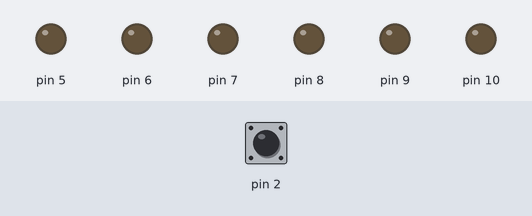
Recording of a sketch running on a simulated Arduino Uno, built with avr-gcc and run on an emulated ATmega328P. On the bench: output pins drawn as LEDs (lit = HIGH). Inputs (shaded band) come from the test bench; at power-on: pin 2 HIGH. Random numbers use the default seed unless the sketch sets one.

Above: at 1.2 s.
1.3 s: pin 2 pulled LOW for 0.15 s
At 2.4 s:
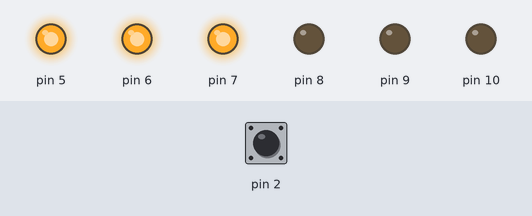
2.9 s: pin 2 pulled LOW for 1 s
At 3.6 s:
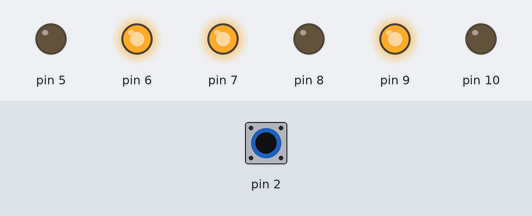
5.4 s: pin 2 pulled LOW for 0.15 s
At 6.6 s:
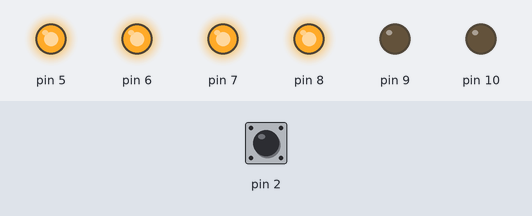
7.0 s: pin 2 pulled LOW for 3.2 s
At 8.0 s:
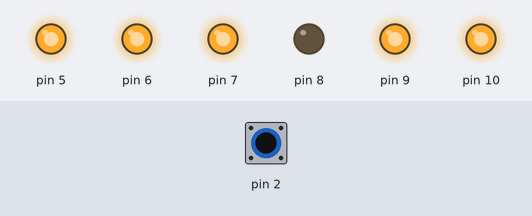
11.7 s: pin 2 pulled LOW for 0.15 s
At 12.7 s:
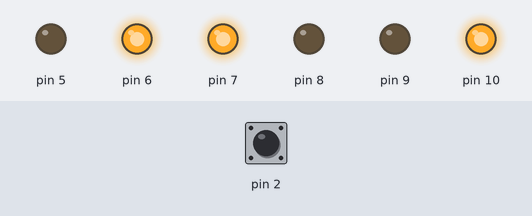
13.3 s: pin 2 pulled LOW for 1 s
At 13.9 s:
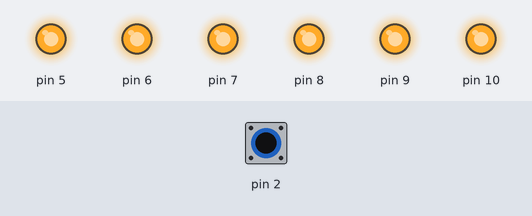
Timing chart, 0 to 16.3 s (numbered marks = the images above; inputs shaded):
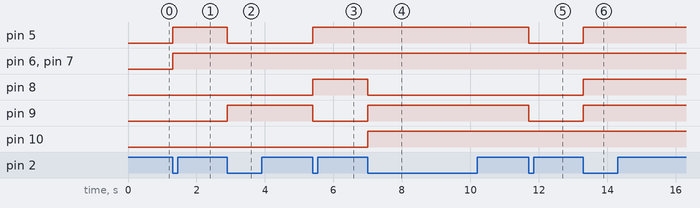

Measured:
- after the input at 1.3 s, pin 5–7: LOW → HIGH at once
- after the input at 2.9 s, pin 5: HIGH → LOW at once; pin 9: LOW → HIGH at once
- after the input at 5.4 s, pin 5, pin 8: LOW → HIGH at once; pin 9: HIGH → LOW at once
- after the input at 7.0 s, pin 8: HIGH → LOW at once; pin 9, pin 10: LOW → HIGH at once
- after the input at 11.7 s, pin 5, pin 9: HIGH → LOW at once
- after the input at 13.3 s, pin 5, pin 8, pin 9: LOW → HIGH at once

The sketch:

Lab_1_1.ino
```cpp
int flag = 0;
int arr[6];

void setup() {

  pinMode(2, INPUT_PULLUP);
  pinMode(5, OUTPUT);
  pinMode(6, OUTPUT);
  pinMode(7, OUTPUT);
  pinMode(8, OUTPUT);
  pinMode(9, OUTPUT);
  pinMode(10, OUTPUT);

  attachInterrupt(0, btnIsr, FALLING);
}

void btnIsr() {

  for (int i = 0; i < 7; i++)
  {
    arr[i] = random(2);
  }
}


void loop() {

  for (int i = 0; i < 7; i++)
  {
    if(arr[i]==1){digitalWrite(i+5, HIGH);}
    else{digitalWrite(i+5, LOW);}

  }
    }
```
